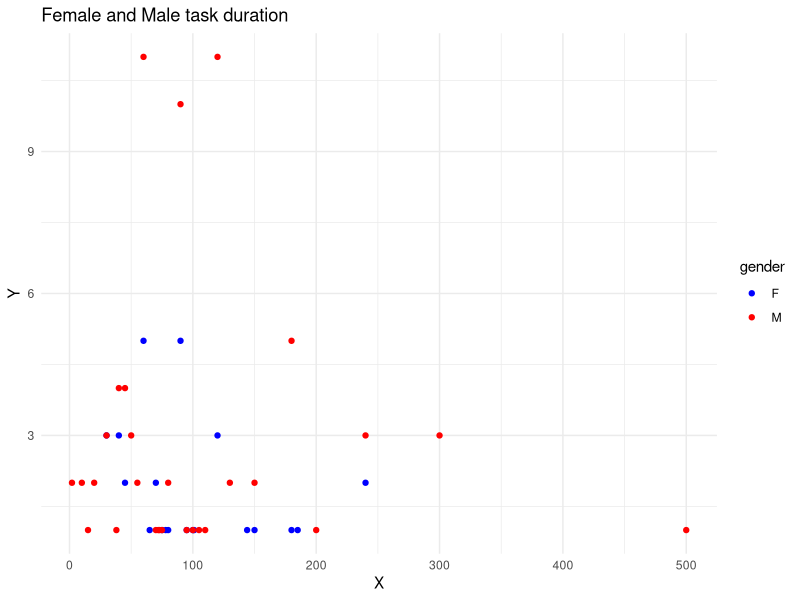

This chart was generated by the following R code:
t1 <- structure(c(`30` = 3L, `40` = 3L, `45` = 2L, `60` = 5L, `65` = 1L,
                  `70` = 2L, `75` = 1L, `78` = 1L, `80` = 1L, `90` = 5L, `95` = 1L,
                  `100` = 1L, `101` = 1L, `120` = 3L, `144` = 1L, `150` = 1L, `180` = 1L,
                  `185` = 1L, `240` = 2L), dim = 19L, dimnames = list(c("30", "40",
                                                                        "45", "60", "65", "70", "75", "78", "80", "90", "95", "100",
                                                                        "101", "120", "144", "150", "180", "185", "240")), class = "table")

t2 <- structure(c(`2` = 2L, `10` = 2L, `15` = 1L, `20` = 2L, `30` = 3L,
                  `38` = 1L, `40` = 4L, `45` = 4L, `50` = 3L, `55` = 2L, `60` = 11L,
                  `70` = 1L, `72` = 1L, `73` = 1L, `75` = 1L, `80` = 2L, `90` = 10L,
                  `95` = 1L, `100` = 1L, `105` = 1L, `110` = 1L, `120` = 11L, `130` = 2L,
                  `150` = 2L, `180` = 5L, `200` = 1L, `240` = 3L, `300` = 3L, `500` = 1L
), dim = 29L, dimnames = structure(list(c("2", "10", "15", "20",
                                          "30", "38", "40", "45", "50", "55", "60", "70", "72", "73", "75",
                                          "80", "90", "95", "100", "105", "110", "120", "130", "150", "180",
                                          "200", "240", "300", "500")), names = ""), class = "table")

library(dplyr)
library(ggplot2)

counts <- rbind(
  data.frame(t1) %>% mutate(gender = "F"),
  data.frame(t2) %>% mutate(gender = "M")
) %>%
  rename(
    duration = Var1,
    frequency = Freq
  ) %>%
  mutate(
    duration = as.integer(as.character(duration))
  )

ggplot(counts) +
  geom_point(aes(x = duration, y = frequency, col = gender)) +
  labs(x = "X", y = "Y", title = "Female and Male task duration") +
  theme_minimal() +
  scale_colour_manual(values = c("blue", "red"))
